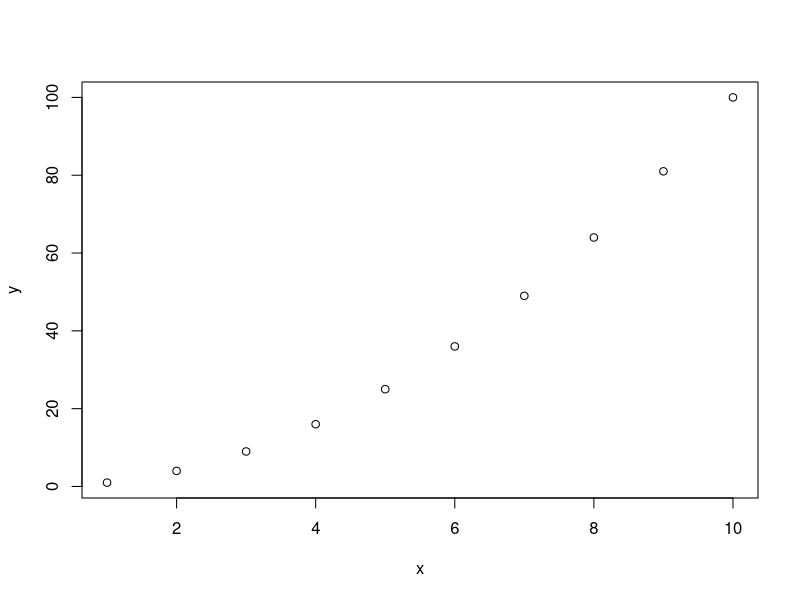
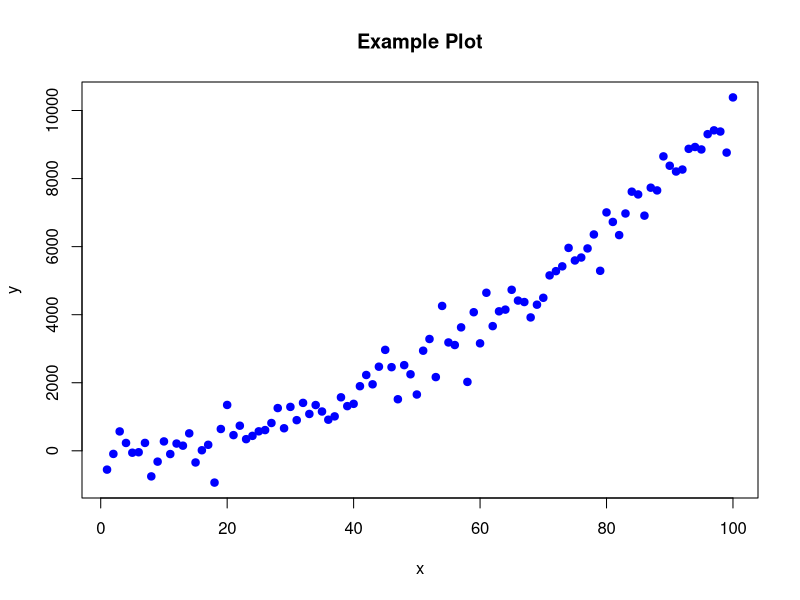

Reproduce these figures in R, in order.
## ---- chunk 1
# A simple R code block
x <- 1:10
y <- x^2
plot(x, y)
## ---- chunk 2
# Generate a summary of the cars dataset
summary(cars)
## ---- chunk 3
# Generate a basic plot
x <- seq(1, 100, by = 1)
y <- x^2 + rnorm(100, mean = 0, sd = 500)
plot(x, y, main = "Example Plot", col = "blue", pch = 19)
